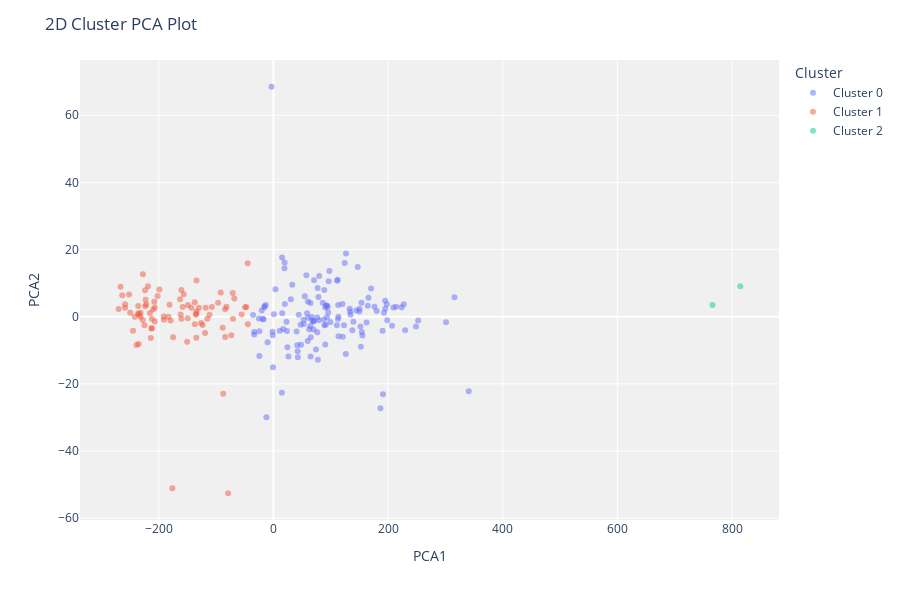

The notebook cell saved with this chart:
### Code cell
evaluate_model(mykmeans)

### Figure 1 — Plotly figure (JSON) as saved in the notebook; plotly's stock layout.template omitted (floating-point values rounded to 4 significant figures; data arrays with more than 128 entries replaced by an {"elided": "..."} marker saying what was removed)
{"data": [{"customdata": {"elided": "135x1 int values"}, "hovertemplate": "Cluster=Cluster 0<br>PCA1=%{x}<br>PCA2=%{y}<br>Feature=%{customdata[0]}<extra></extra>", "legendgroup": "Cluster 0", "marker": {"color": "#636efa", "opacity": 0.5, "symbol": "circle"}, "mode": "markers", "name": "Cluster 0", "orientation": "v", "showlegend": true, "textposition": "top center", "type": "scatter", "x": {"elided": "135 float values"}, "xaxis": "x", "y": {"elided": "135 float values"}, "yaxis": "y"}, {"customdata": [[1], [1], [3], [3], [3], [3], [3], [3], [3], [3], [1], [1], [3], [1], [3], [1], [1], [3], [1], [1], [1], [1], [3], [1], [3], [1], [3], [3], [3], [3], [1], [1], [3], [1], [1], [3], [1], [3], [1], [1], [1], [3], [3], [1], [3], [3], [1], [3], [3], [3], [1], [3], [3], [1], [0], [3], [3], [1], [3], [1], [3], [1], [3], [1], [3], [1], [1], [2], [3], [3], [1], [3], [3], [4], [1], [3], [1], [3], [3], [3], [4], [3], [3], [1]], "hovertemplate": "Cluster=Cluster 1<br>PCA1=%{x}<br>PCA2=%{y}<br>Feature=%{customdata[0]}<extra></extra>", "legendgroup": "Cluster 1", "marker": {"color": "#EF553B", "opacity": 0.5, "symbol": "circle"}, "mode": "markers", "name": "Cluster 1", "orientation": "v", "showlegend": true, "textposition": "top center", "type": "scatter", "x": [-149.2, -88.44, -81.82, -212.8, -241.8, -235.8, -209.8, -258.7, -211.9, -231.9, -181.2, -137.2, -162.8, -70.38, -129.9, -160.5, -70.99, -234.8, -176.2, -134.1, -119.3, -115.2, -235.9, -126.2, -221.8, -134.4, -227.9, -206.9, -244.8, -258.8, -150.4, -191.3, -227.6, -73.39, -47.22, -206.8, -118.1, -161.8, -84.28, -134.1, -55.47, -218.7, -198.9, -68.16, -251.8, -224.9, -156.4, -223.8, -84.07, -78.93, -215.3, -266.6, -263.7, -160.4, -87.5, -137.0, -234.9, -107.3, -211.8, -143.2, -190.9, -158.1, -269.9, -96.47, -174.9, -179.3, -135.4, -44.99, -183.0, -249.8, -134.4, -207.8, -238.9, -49.33, -123.5, -223.7, -111.3, -202.0, -91.88, -222.9, -44.56, -231.7, -213.9, -149.4], "xaxis": "x", "y": [3.49, -3.286, 2.952, -3.451, -0.02362, 3.19, 2.182, 3.713, -3.517, 0.02569, 3.553, 4.284, 5.191, -0.6178, 2.713, 7.977, 7.055, 0.6544, -51.09, 10.81, -4.829, -0.6207, 0.9641, -1.828, 3.667, -6.231, -0.9952, -1.397, -4.169, 2.704, -7.453, 0.04632, 12.69, -5.526, 2.936, 2.783, 2.708, 0.6455, 2.229, 1.537, 0.6467, 9.114, 8.136, 5.402, 6.648, -2.546, 6.694, 7.872, -6.006, -52.57, 1.101, 8.895, 6.411, -0.6062, -22.93, -2.208, -8.104, 2.922, -0.6229, 2.647, -0.908, 2.917, 2.305, 4.132, -6.094, -1.097, 0.5625, 15.96, -0.009921, 1.16, 0.8857, 4.471, -8.441, 2.858, -2.483, 3.153, 0.5681, 6.189, 7.214, 5.071, -2.271, 1.208, -6.332, -0.4222], "yaxis": "y"}, {"customdata": [[2], [0]], "hovertemplate": "Cluster=Cluster 2<br>PCA1=%{x}<br>PCA2=%{y}<br>Feature=%{customdata[0]}<extra></extra>", "legendgroup": "Cluster 2", "marker": {"color": "#00cc96", "opacity": 0.5, "symbol": "circle"}, "mode": "markers", "name": "Cluster 2", "orientation": "v", "showlegend": true, "textposition": "top center", "type": "scatter", "x": [814.4, 765.9], "xaxis": "x", "y": [9.068, 3.463], "yaxis": "y"}], "layout": {"height": 600, "legend": {"title": {"text": "Cluster"}, "tracegroupgap": 0}, "margin": {"t": 60}, "plot_bgcolor": "rgb(240,240,240)", "title": {"text": "2D Cluster PCA Plot"}, "xaxis": {"anchor": "y", "domain": [0, 1], "title": {"text": "PCA1"}}, "yaxis": {"anchor": "x", "domain": [0, 1], "title": {"text": "PCA2"}}}}
